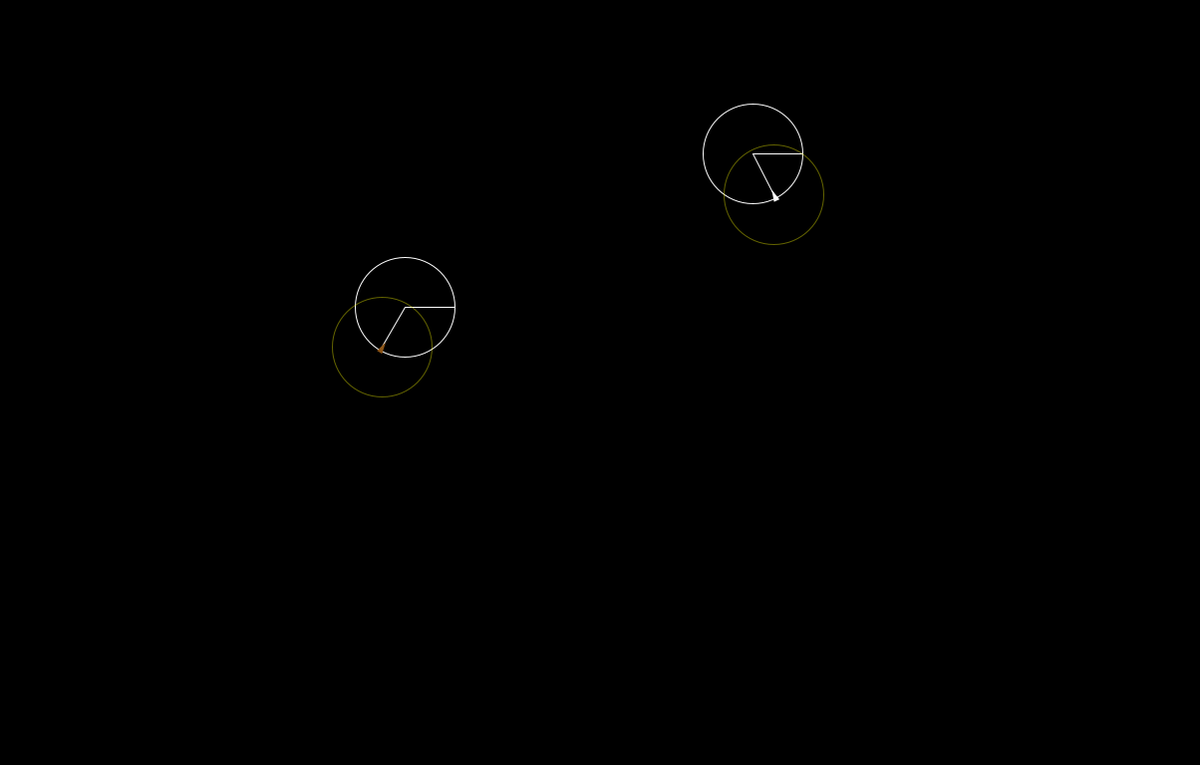
Frame 1 (no input)
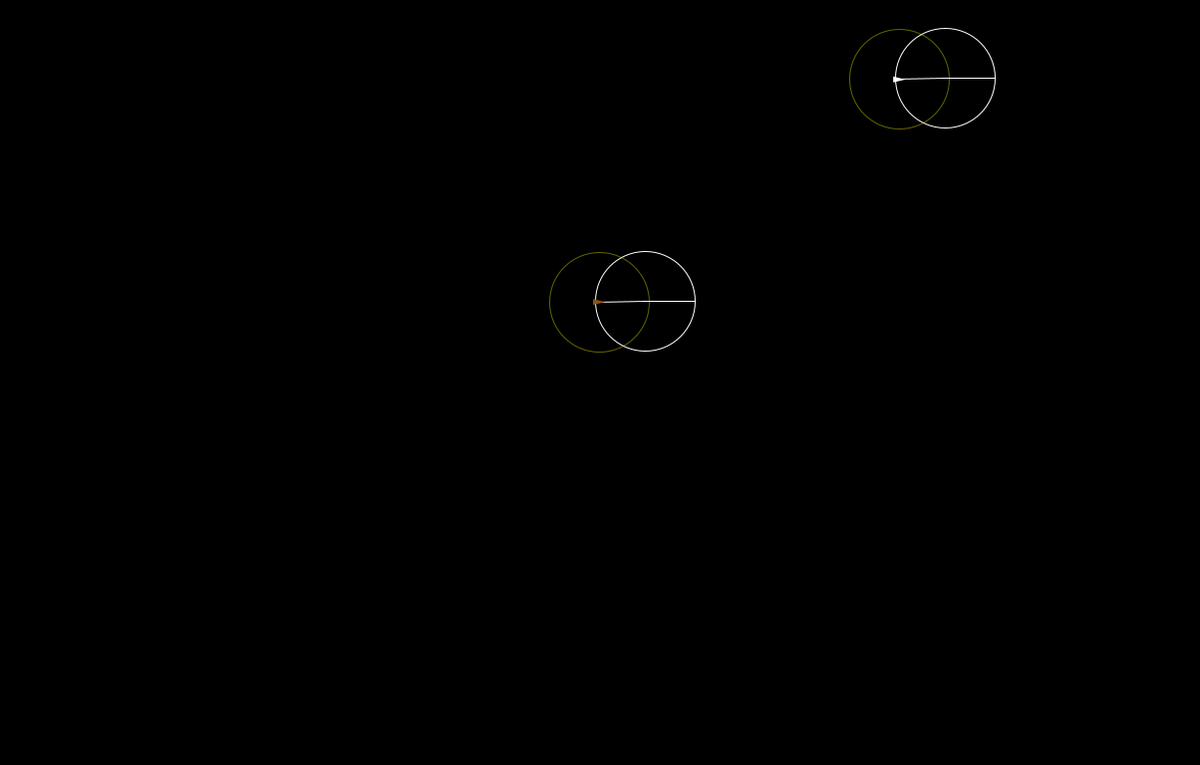
Frame 60 (the mouse pressed at the canvas centre just before this capture)
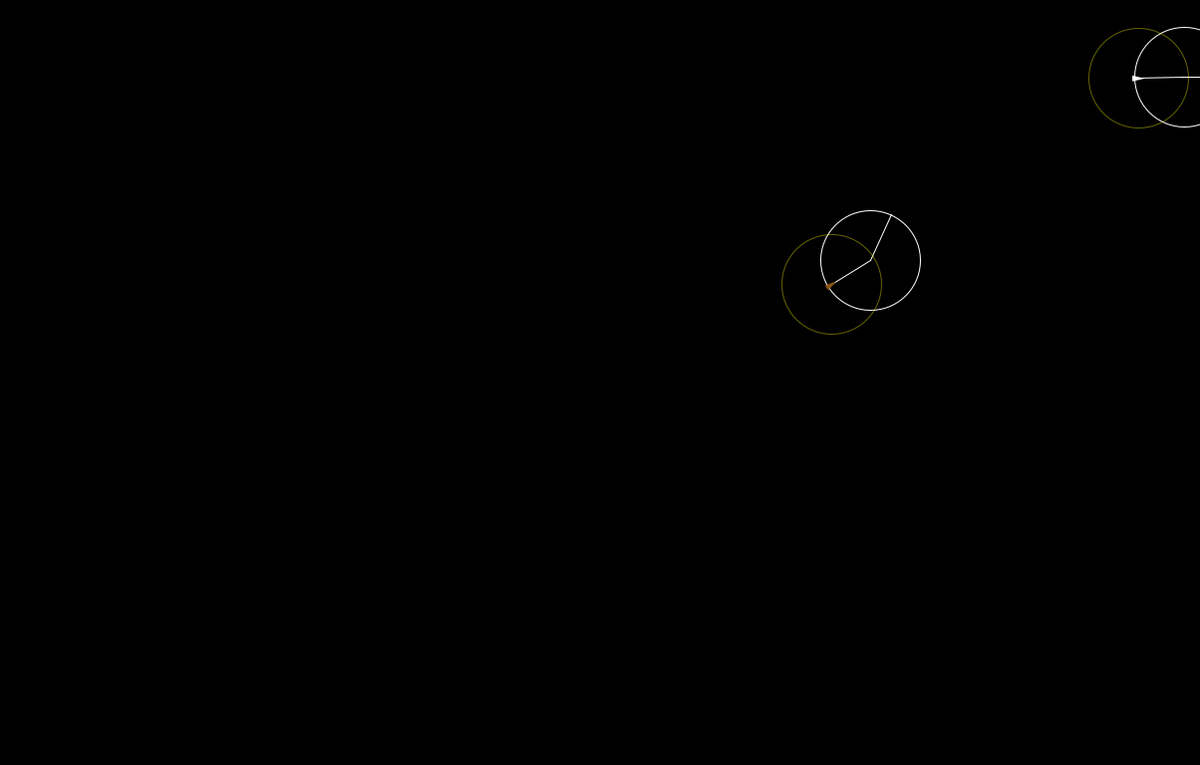
Frame 120 (the mouse held since frame 60 and released just before this capture)

The Processing sketch that drew these frames (run headless with seeded random() and noise(); from frame 60 on, the mouse is pressed at the canvas centre):

// Processing sketch: wander
// ── wander.pde
Particle vehicle;
Particle wander;

boolean debug = true;

void setup() {
  size(1204, 768);
  
  vehicle = new Particle();
  wander = new Particle();
  
  vehicle.debug = debug;
  wander.debug = debug;
  
  vehicle.col = color(255,255,255);
  
}

void draw() {
  background(0); 
  frameRate(30);
  
  apply_behaviors();

}


void apply_behaviors(){
 
  PVector vehicle_force = vehicle.wander();
  vehicle.apply_force(vehicle_force);
  
  PVector wander_force = wander.wander();
  wander.apply_force(wander_force);
    
  wander.run();
  vehicle.run();
  vehicle.debug = debug;
  
  wander.debug = debug;
}

void mouseClicked(){

  vehicle.position.x = mouseX;
  vehicle.position.y = mouseY;

}

void keyPressed() {
    if (key == 'D' || key =='d') {
      debug = !debug;
    } 

}
// ── Particle.pde
class Particle {
  int type;
  PVector position;
  PVector velocity;
  PVector acceleration;
  color col;
  float size;
  float lifetime;
  float age;
  float transparency;  
  float maxspeed;
  float maxforce;

  int mode;
  float safe_radius;
  float scan_radius;
  boolean scan_on;
  float wander_angle;

  boolean debug;

  Particle() {
    position = new PVector(random(width), random(height));
    init();
  }

  Particle(PVector p) {
    position = p.copy();
    init();
  }

  void init() {
    type = 0;
    maxspeed = 4;
    maxforce = 0.15;
    velocity = PVector.random2D();
    velocity.mult(maxspeed);
    acceleration = new PVector(0, 0);

    transparency = 255;
    col = color(random(255), random(255), random(255), transparency);

    size = 3;
    age = 0;
    lifetime = 255;

    mode = 0;

    safe_radius = pow(size, 3);
    scan_radius = 50;
    scan_on = false;
    wander_angle = 0;

    debug = false;
  }

  void run() {
    boundaries_pass();
    update();
    display();
    if (debug) display_scan();
  }

  /*
* APPLY A FORCE TO PARTICLE
   */

  void apply_force(PVector force) {
    acceleration.add(force);
    //  acceleration.limit(maxforce);
  }

  /*
  * APPLY COMBINED FORCES TO PARTICLE
   */

  void apply_behaviors(ArrayList<Particle> particles) {

    PVector align_force = align(particles);
    PVector separate_force = separate(particles);
    PVector cohesion_force = cohesion(particles);

    align_force.mult(0.5);
    separate_force.mult(1.5);
    cohesion_force.mult(0.5);

    apply_force(align_force);
    apply_force(separate_force);
    apply_force(cohesion_force);

    
  }

  void update() {
    velocity.add(acceleration);
    velocity.limit(maxspeed);
    position.add(velocity);
    acceleration.mult(0);
   
  }

  void display() {
    float angle = velocity.heading() +PI/2;  
    fill(col);
    noStroke();

    pushMatrix();
    translate(position.x, position.y);
    rotate(angle);
    beginShape();
    vertex(0, -size*2);
    vertex(-size, size*2);
    vertex(size, size*2);
    endShape(CLOSE);
    //   ellipse(0, 0, size*2, size*2);

    popMatrix();
  }
    void display02() {
    float angle = velocity.heading() +PI/2;  
    fill(col);
    noStroke();

    pushMatrix();
    translate(position.x, position.y);
    //rotate(angle);
    //beginShape();
    //vertex(0, -size*2);
    //vertex(-size, size*2);
    //vertex(size, size*2);
    //endShape(CLOSE);
    ellipse(0, 0, size*2, size*2);

    popMatrix();
  }

  void display_scan() {
    stroke(255, 255, 0, 100);
    noFill();
    pushMatrix();
    translate(position.x, position.y);
    ellipseMode(RADIUS);
    ellipse(0, 0, scan_radius, scan_radius);
    popMatrix();
  }

  void boundaries_pass() {

    if (position.x < 0) {
      position.x =  width;
    } else if (position.x > width) {
      position.x = 0;
    }
    if (position.y < 0) {
      position.y =  height;
    } else if (position.y > height) {
      position.y = 0;
    }
  }


  /*
*  STEERING BEHAVIORS
   */

  // PRINCIPAL FUNCTION STEER
  PVector steer(PVector position_, PVector target_, PVector velocity_) {

    PVector desired = PVector.sub(target_, position_);
    desired.setMag(maxspeed);

    PVector steer = PVector.sub(desired, velocity_);
    steer.setMag(maxforce);

    return steer;
  }

  /*
  * SEEK A TARGET OR A POSITION
   *
   */
  PVector seek(Particle target, boolean scan) {
    if (scan) {
      float dist = PVector.dist(position, target.position);
      if (dist > scan_radius) {
        return new PVector(0, 0);
      }
    }    
    PVector force = steer(position, target.position, velocity);
    return force;
  }

  PVector seek(PVector target, boolean scan) {
    if (scan) {
      float dist = PVector.dist(position, target);
      if (dist > scan_radius) {
        return new PVector(0, 0);
      }
    }

    PVector force = steer(position, target, velocity);
    return force;
  }

  /*
  * FLEE FROM A PARTICLE OR A POSITION
   */

  PVector flee(Particle target, boolean scan) {

    if (scan) {
      float dist = PVector.dist(position, target.position);
      if (dist > scan_radius) {
        return new PVector(0, 0);
      }
    }

    PVector force = steer(position, target.position, velocity);
    force.mult(-1);
    return force;
  }

  PVector flee(PVector target, boolean scan) {

    if (scan) {
      float dist = PVector.dist(position, target);
      if (dist > scan_radius) {
        return new PVector(0, 0);
      }
    }
    PVector force = steer(position, target, velocity);
    force.mult(-1);
    return force;
  }

  /*
  * RANDOM WALK
   */
  PVector wander() {

    // float act = velocity.mag();    
    // float sight = 0.5*((act*act)/max_force);
    ////float sight = 100;

    PVector current_speed = velocity.copy();

    current_speed.normalize().mult(scan_radius);
    current_speed.add(position);


    if (random(1) < 0.01) {
      wander_angle = random(-PI, PI);
    }

    float vx = cos(wander_angle) * scan_radius;
    float vy = sin(wander_angle) * scan_radius;

    PVector future = new PVector(vx, vy);
    future.add(current_speed);
    //return seek(future); 
    if (debug) {
      noFill();
      stroke(255);
      strokeWeight(1);
      line(position.x, position.y, current_speed.x, current_speed.y);
      line(current_speed.x, current_speed.y, future.x, future.y);
      ellipseMode(RADIUS);
      ellipse(current_speed.x, current_speed.y, scan_radius, scan_radius);
    }
    //apply_force(seek(future));
    return seek(future, false);
    
    
}

  /*
  *   ARRIVE BEHAVIOR
   */

  PVector arrive(PVector target, boolean scan) {

    float distance;
    float slowing_distance;
    float clipped_speed;

    slowing_distance = 0.5*((maxspeed*maxspeed)/maxforce);
    clipped_speed = maxspeed;

    if (scan) {
      float dist = PVector.dist(position, target);
      if (dist > scan_radius) {
        return new PVector(0, 0);
      }
    }

    PVector desired = PVector.sub(target, position);
    distance = desired.mag();

    if (distance < slowing_distance) {
      clipped_speed = map(distance, slowing_distance, 0, maxspeed, 0);
    } 

    // This part is the steer funcion.
    desired.setMag(clipped_speed);
    PVector steer = PVector.sub(desired, velocity);
    steer.limit(maxforce);
    return steer;
  }

  PVector arrive(Particle target, boolean scan) {

    float distance;
    float slowing_distance;
    float clipped_speed;

    slowing_distance = 0.5*((maxspeed*maxspeed)/maxforce);
    clipped_speed = maxspeed;

    if (scan) {
      float dist = PVector.dist(position, target.position);
      if (dist > scan_radius) {
        return new PVector(0, 0);
      }
    }

    PVector desired = PVector.sub(target.position, position);
    distance = desired.mag();

    if (distance < slowing_distance) {
      clipped_speed = map(distance, slowing_distance, 0, maxspeed, 0);
    } 

    // This part is the steer funcion.
    desired.setMag(clipped_speed);
    PVector steer = PVector.sub(desired, velocity);
    steer.limit(maxforce);
    return steer;
  }

  /*
  * PURSUIT BEHAVIOR
   */

  PVector pursuit(Particle target, boolean scan) {

    PVector distance = PVector.sub(target.position, position);
    float d = distance.mag();  
    PVector dif = PVector.sub(velocity, target.velocity);
    float factor = d/dif.mag();
    //float factor = d/velocity.mag();


    PVector future_location = target.velocity.copy();    
    future_location.mult(factor);
    future_location.add(target.position);

    return seek(future_location, scan);
  }

  /*
  * EVADE BEHAVIOR
   */

  PVector evade(Particle target, boolean scan) {

    PVector distance = PVector.sub(target.position, position);
    float d = distance.mag();  
    PVector dif = PVector.sub(velocity, target.velocity);
    float factor = d/dif.mag();
    //float factor = d/velocity.mag();


    PVector future_location = target.velocity.copy();    
    future_location.mult(factor);
    future_location.add(target.position);

    return flee(future_location, scan);
  }


  PVector rendezvou(Particle target, boolean scan) {

    PVector distance = PVector.sub(target.position, position);
    float d = distance.mag();  
    // PVector dif = PVector.sub(velocity,target_velocity);
    PVector dif = PVector.sub(target.velocity, velocity);
    dif.normalize();
    // float factor = d/dif.mag();

    float factor = d;
    dif.mult(factor);

    PVector future_location = target.velocity.copy();    
    //future_location.mult(factor);
    future_location.add(dif);
    future_location.add(target.position);

    return seek(future_location, scan);
  }

  /*
  *  AVOID BEHAVIOR
   */

  PVector avoid(PVector target, float rad) {

    float current_speed = velocity.mag();
    // float lookahead = 40;
    //float lookahead = max_speed;
    float lookahead = 0.5*((current_speed*current_speed)/maxforce);

    PVector ahead = velocity.copy().normalize();
    ahead.mult(lookahead);
    ahead.add(position);

    PVector distance = PVector.sub(target, ahead);
    float d_mag = distance.mag();
    float r1 = safe_radius;
    float r2 = rad;
    float threshold = r1 + r2;
    float diff = threshold - d_mag;

    if (debug) {
      noFill();
      ellipseMode(CENTER);
      stroke(255, 255, 0);
      ellipse(position.x, position.y, r1*2, r1*2);
      stroke(255, 0, 255);
      ellipse(target.x, target.y, r2*2, r2*2);
      stroke(255);
      line(position.x, position.y, ahead.x, ahead.y);
    }
    if (diff > 0) {
      //print(d_mag + " ");
      //println("vai batter"); 
      // // velocity.mult(0);
      distance.normalize();


      distance.mult(diff);
      distance.limit(maxforce);

      velocity = PVector.sub(velocity, distance);
      //  velocity.normalize();
      velocity.limit(maxspeed);

      PVector force = steer(ahead, target, velocity);
      force.mult(-1);
      return force;
    } else {

      distance = PVector.sub(target, position);
      d_mag = distance.mag();
      diff = threshold - d_mag;
      if (diff > 0) {
        PVector force = steer(ahead, target, velocity);
        force.mult(-1);
        return force;
      } else {
        return new PVector(0, 0);
      }
    }
  }



  /*
*   TESTES 
   */

  void test_arrive() {
    PVector arrive_force = arrive(new PVector(mouseX, mouseY), false);
    PVector wander_force = wander();

    if (arrive_force.mag() > 0) {
      wander_force.mult(0);
    }

    apply_force(wander_force);
    apply_force(arrive_force);


    float r =  0.5*((maxspeed*maxspeed)/maxforce);
    noFill();
    stroke(255, 0, 0);
    ellipseMode(CENTER);
    ellipse(mouseX, mouseY, r, r);
  }


  PVector separate(ArrayList<Particle> v) {

    PVector sum = new PVector();
    PVector steer = new PVector(0, 0);
    int count = 0;

    for (Particle other : v) {
      float d = PVector.dist(position, other.position);

      if (d > 0 && d < safe_radius) {
        PVector diff = PVector.sub(position, other.position);
        diff.normalize();
        diff.div(d);
        sum.add(diff);
        count++;
      }
    }

    if (count > 0) {
      sum.div(count);
      sum.normalize();
      sum.mult(maxspeed);

      steer =  PVector.sub(sum, velocity);
      steer.limit(maxforce);
    }
    return steer;
  }

  /*
* COMPLEX SYSTEMS
   */

  PVector align(ArrayList<Particle> v) {

    PVector sum = new PVector();
    PVector steer = new PVector(0, 0);
    int count = 0;

    for (Particle other : v) {
      float d = PVector.dist(position, other.position);

      if (d > 0 && d < scan_radius) {
        sum.add(other.velocity);
        count++;
      }
    }

    if (count > 0) {
      sum.div(count);
      sum.normalize();
      sum.mult(maxspeed);

      steer =  PVector.sub(sum, velocity);
      steer.limit(maxforce);
    }
    return steer;
  }

  PVector cohesion(ArrayList<Particle> v) {

    PVector sum = new PVector();
    PVector steer = new PVector(0, 0);
    int count = 0;

    for (Particle other : v) {
      float d = PVector.dist(position, other.position);

      if (d > 0 && d < scan_radius) {

        PVector diff = PVector.sub(other.position, position);
        sum.add(diff);
        count++;
      }
    }

    if (count > 0) {
      sum.div(count);
      sum.normalize();
      sum.mult(maxspeed);

      steer =  PVector.sub(sum, velocity);
      steer.limit(maxforce);
    }
    return steer;
  }





  //void test_01(){
  //  PVector seek_force = seek(new PVector(mouseX,mouseY), true);
  //  PVector wander_force = wander();

  //   if (seek_force.mag() > 0){
  //     wander_force.mult(0);
  //   }

  //   apply_force(wander_force);
  //   apply_force(seek_force);
  //}

  //void test_01(){
  //  PVector flee_force = flee(new PVector(mouseX,mouseY), true);
  //  PVector wander_force = wander();

  //   if (flee_force.mag() > 0){
  //     wander_force.mult(0);
  //   }

  //   apply_force(wander_force);
  //   apply_force(flee_force);
  //}
}
